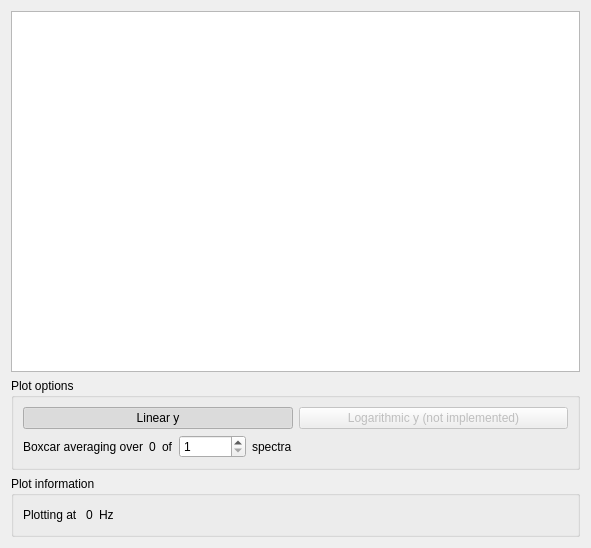
<?xml version="1.0" encoding="UTF-8"?>
<ui version="4.0">
 <class>Form</class>
 <widget class="QWidget" name="Form">
  <property name="geometry">
   <rect>
    <x>0</x>
    <y>0</y>
    <width>591</width>
    <height>548</height>
   </rect>
  </property>
  <property name="windowTitle">
   <string>Imager widget</string>
  </property>
  <layout class="QVBoxLayout" name="verticalLayout_2">
   <item>
    <widget class="PlotWidget" name="plotWidget"/>
   </item>
   <item>
    <widget class="QGroupBox" name="groupBox">
     <property name="title">
      <string>Plot options</string>
     </property>
     <layout class="QVBoxLayout" name="verticalLayout_3">
      <item>
       <layout class="QHBoxLayout" name="horizontalLayout_3">
        <item>
         <widget class="QPushButton" name="relativeIntensityButton">
          <property name="text">
           <string>Linear y</string>
          </property>
          <property name="checkable">
           <bool>true</bool>
          </property>
          <property name="checked">
           <bool>true</bool>
          </property>
         </widget>
        </item>
        <item>
         <widget class="QPushButton" name="relativeOdButton">
          <property name="enabled">
           <bool>false</bool>
          </property>
          <property name="text">
           <string>Logarithmic y (not implemented)</string>
          </property>
         </widget>
        </item>
       </layout>
      </item>
      <item>
       <layout class="QHBoxLayout" name="horizontalLayout_4">
        <item>
         <widget class="QLabel" name="label">
          <property name="text">
           <string>Boxcar averaging over</string>
          </property>
         </widget>
        </item>
        <item>
         <widget class="QLabel" name="countupLabel">
          <property name="text">
           <string>0</string>
          </property>
         </widget>
        </item>
        <item>
         <widget class="QLabel" name="label_2">
          <property name="text">
           <string>of</string>
          </property>
         </widget>
        </item>
        <item>
         <widget class="QSpinBox" name="boxcarWidthSpinBox">
          <property name="suffix">
           <string/>
          </property>
          <property name="minimum">
           <number>1</number>
          </property>
          <property name="maximum">
           <number>1000000</number>
          </property>
         </widget>
        </item>
        <item>
         <widget class="QLabel" name="label_3">
          <property name="text">
           <string>spectra</string>
          </property>
         </widget>
        </item>
        <item>
         <spacer name="horizontalSpacer_2">
          <property name="orientation">
           <enum>Qt::Horizontal</enum>
          </property>
          <property name="sizeHint" stdset="0">
           <size>
            <width>40</width>
            <height>20</height>
           </size>
          </property>
         </spacer>
        </item>
       </layout>
      </item>
     </layout>
    </widget>
   </item>
   <item>
    <widget class="QGroupBox" name="groupBox_2">
     <property name="title">
      <string>Plot information</string>
     </property>
     <layout class="QVBoxLayout" name="verticalLayout">
      <item>
       <layout class="QHBoxLayout" name="horizontalLayout">
        <item>
         <widget class="QLabel" name="label_5">
          <property name="text">
           <string>Plotting at </string>
          </property>
         </widget>
        </item>
        <item>
         <widget class="QLabel" name="fpsLabel">
          <property name="text">
           <string>0</string>
          </property>
         </widget>
        </item>
        <item>
         <widget class="QLabel" name="label_4">
          <property name="text">
           <string>Hz</string>
          </property>
         </widget>
        </item>
        <item>
         <spacer name="horizontalSpacer">
          <property name="orientation">
           <enum>Qt::Horizontal</enum>
          </property>
          <property name="sizeHint" stdset="0">
           <size>
            <width>40</width>
            <height>20</height>
           </size>
          </property>
         </spacer>
        </item>
       </layout>
      </item>
     </layout>
    </widget>
   </item>
  </layout>
 </widget>
 <customwidgets>
  <customwidget>
   <class>PlotWidget</class>
   <extends>QGraphicsView</extends>
   <header>pyqtgraph</header>
  </customwidget>
 </customwidgets>
 <resources/>
 <connections/>
</ui>
